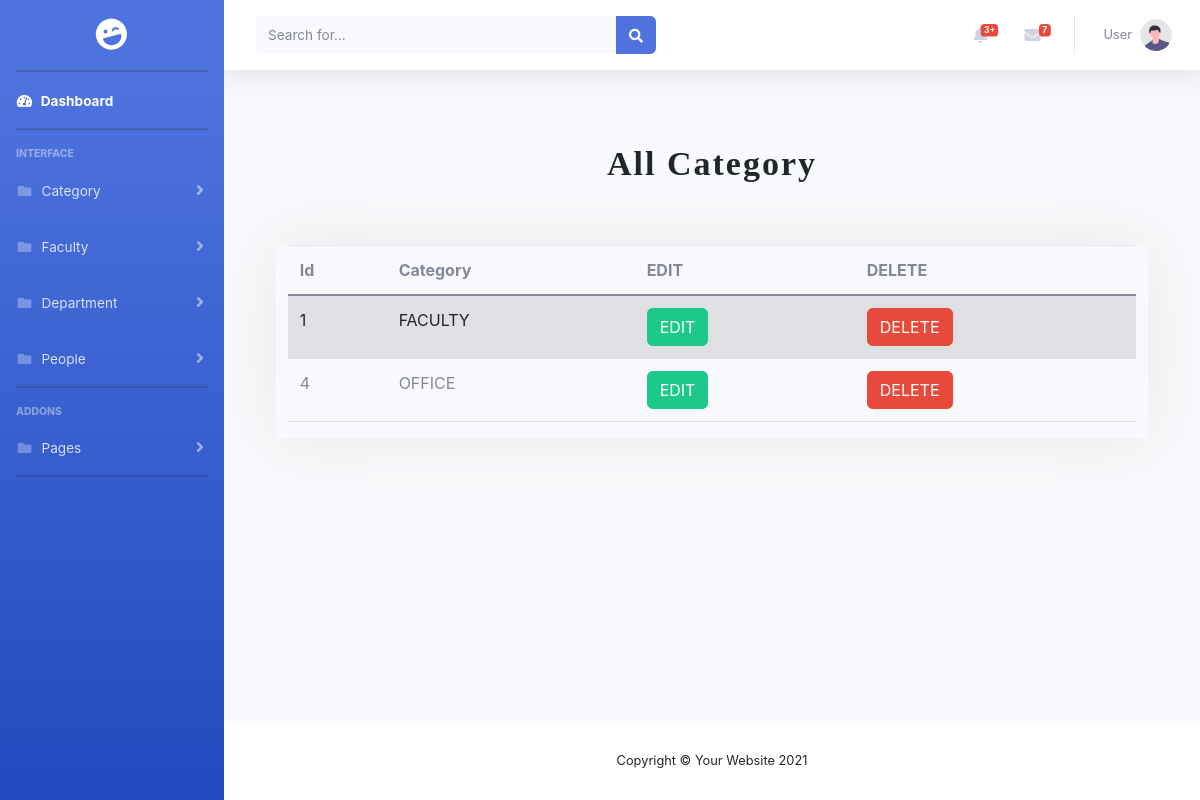
/category.php (signed in), run on the app's committed database.
### tables this page shows
CREATE TABLE `category` (
  `id` int(12) NOT NULL,
  `name` varchar(255) NOT NULL
);

### function.php (called while the page is built, shortened)
<?php
class BrittoAdmin
{
    public $conn;
    public function __construct()
    {
        $host = "localhost";
        $user = "root";
        $pass = "11135984";
        $dbName = "teachers_info";
        $this->conn = mysqli_connect($host, $user, $pass, $dbName) or die("Connection Fail");
    }
    public function category_show()
    {
        $query = "SELECT * FROM `category`";
        return mysqli_query($this->conn, $query);
    }
}

### category.php (the view, shortened to what this page needs)
<?php
include "function.php";
$post_show_obj = new BrittoAdmin();
$result = $post_show_obj->category_show();
?>
<!DOCTYPE html>
<html lang="en">
<head>
    <link rel="stylesheet" href="https://stackpath.bootstrapcdn.com/bootstrap/4.4.1/css/bootstrap.min.css">
    <link href="https://cdn.jsdelivr.net/npm/bootstrap@5.0.0-beta2/dist/css/bootstrap.min.css" rel="stylesheet">
    <link rel="stylesheet" href="https://cdnjs.cloudflare.com/ajax/libs/font-awesome/5.15.2/css/all.min.css">
    <link href="css/sb-admin-2.min.css" rel="stylesheet" />
</head>
<body id="page-top">
    <div id="wrapper">
        <?php include_once "sidebar.php" ?>
        <div id="content-wrapper" class="d-flex flex-column">
            <div id="content">
                <?php include_once "./nav.php" ?>
                <section>
                    <div class="container-fluid admin_post">
                        <div class="row justify-content-center">
                            <div class="col-xl-12 admin_post_up">
                                <h2>All Category</h2>
                            </div>
                        </div>
                        <div class="row justify-content-center">
                            <div class="col-xl-11 col-lg-11 col-md-11 col-sm-11 admin_post_down">
                                <table class="table table-hover table-striped table-responsive-sm">
                                    <thead>
                                        <th>Id</th>
                                        <th>Category</th>
                                        <th>EDIT</th>
                                        <th>DELETE</th>
                                    </thead>
                                    <tbody>
                                        <?php while ($row = mysqli_fetch_assoc($result)) {  ?>
                                            <tr>
                                                <td><?php echo $row['id'];   ?></td>
                                                <td><?php echo  $row['name'];   ?></td>
                                                <td>
                                                    <a class="btn btn-success" href="./edit_category.php?status=edit&&id=<?php echo $row['id'];  ?>" role="button">EDIT</a>
                                                </td>
                                                <td>
                                                    <a class="btn btn-danger" href="./delete_category.php?status=delete&&id=<?php echo $row['id'];  ?>" role="button">DELETE</a>
                                                </td>
                                            </tr>
                                        <?php  } ?>
                                    </tbody>
                                </table>
                            </div>
                        </div>
                    </div>
                </section>
            </div>
            <?php include_once "./footer.php" ?>
        </div>
    </div>
</body>
</html>

### category.php (style rules this page uses)
.admin_post_up { text-align: center; margin-top: 30px; margin-bottom: 30px; }
.admin_post_up h2 { font-size: 34px; font-weight: 700; font-family: initial; letter-spacing: 2px; text-align: center; margin-bottom: 30px; margin-top: 20px; }
.admin_post_down { box-shadow: 0px 0px 60px 0px #e9e9e9; }

### data on the page
category: id "1", name "FACULTY"
category: id "4", name "OFFICE"
